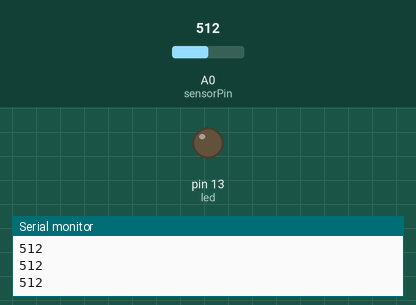
The sketch below on a simulated Arduino Uno, built with avr-gcc and run on an emulated ATmega328P. Parts: output pins drawn as LEDs (lit = HIGH), the last lines printed to the serial monitor. Dashed ring = blinking. The inputs (shaded band) are chosen by the test bench; at power-on: A0 (sensorPin) = 512.

Above: at 1.3 s.
1.4 s: A0 (sensorPin) set to 491
At 1.9 s:
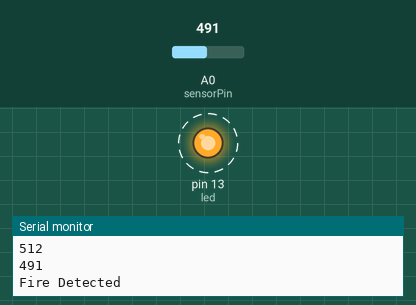
4.5 s: A0 (sensorPin) set to 510
At 5.4 s:
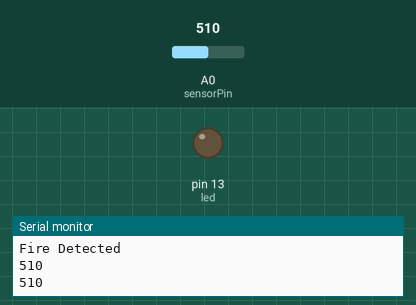
Timing chart, 0 to 7.5 s (numbered marks = the images above; inputs shaded):
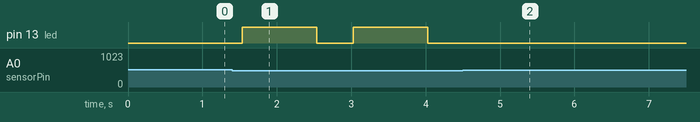

The sketch:

flame.ino
```cpp
#include<SoftwareSerial.h>
//#include<NewPing.h>
int sensorPin=A0;
int sensorVal=0;
int led=13;
void setup() {
  // put your setup code here, to run once:
  pinMode(led,OUTPUT);
  Serial.begin(9600);

}

void loop() {
  // put your main code here, to run repeatedly:
  sensorVal=analogRead(sensorPin);
  Serial.println(sensorVal);
  if(sensorVal<500)
  {
    Serial.println("Fire Detected");
    digitalWrite(led,HIGH);
    delay(1000);
  }
  digitalWrite(led,LOW);
  delay(sensorVal);

}
```

Measured:
- the behaviour switches between 500 and 499 on A0 (sensorPin) (found by bisection; images 0 and 1)
- after the input at 1.4 s, pin 13 (led): alternates HIGH for 1.0 s and LOW for 0.49 s, starting after 0.14 s
- after the input at 4.5 s, pin 13 (led): stops changing and stays LOW
